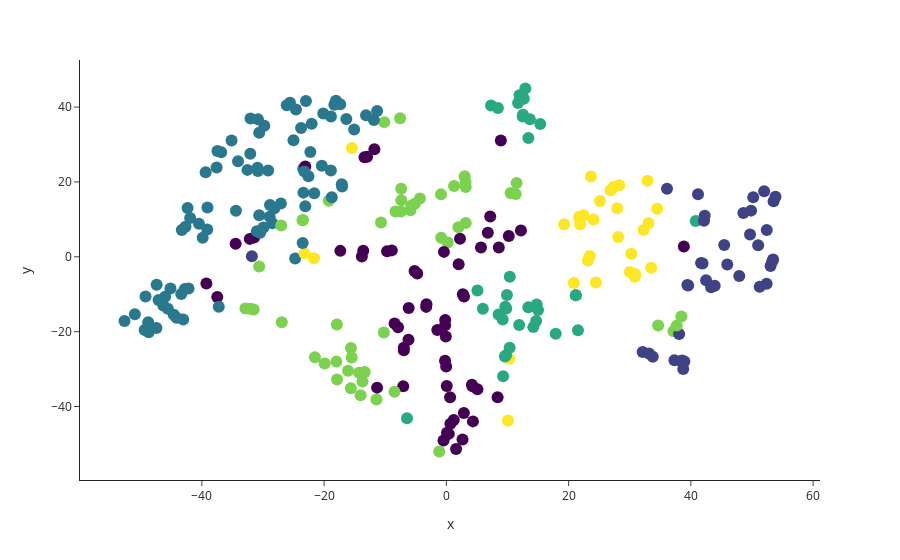

This figure's notebook cell:
### Code cell
import textwrap
mywrap = lambda x: textwrap.wrap(x, width=60)
tsne_sample_df['review'] = tsne_sample_df['review'].apply(lambda x: x if type(x) == str else '')
tsne_sample_df['review_wrap'] = tsne_sample_df['review'].apply(lambda x: '<br>'.join(mywrap(x)))
import plotly.express as px
review_fig = px.scatter(tsne_sample_df, x='x', y='y', color='cluster',
                        hover_data=['review_wrap'], template='simple_white')
# Remove the colorbar
review_fig.update(layout_coloraxis_showscale=False)
# Make the points larger
review_fig.update_traces(marker=dict(size=12),selector=dict(mode='markers'))
review_fig.show()

### Figure 1 — Plotly figure (JSON) as saved in the notebook; plotly's stock layout.template omitted (floating-point values rounded to 4 significant figures; data arrays with more than 128 entries replaced by an {"elided": "..."} marker saying what was removed)
{"data": [{"customdata": {"elided": "300x1 str values"}, "hovertemplate": "x=%{x}<br>y=%{y}<br>review_wrap=%{customdata[0]}<br>cluster=%{marker.color}<extra></extra>", "legendgroup": "", "marker": {"color": {"elided": "300 int values"}, "coloraxis": "coloraxis", "size": 12, "symbol": "circle"}, "mode": "markers", "name": "", "orientation": "v", "showlegend": false, "type": "scatter", "x": {"elided": "300 float values"}, "xaxis": "x", "y": {"elided": "300 float values"}, "yaxis": "y"}], "layout": {"coloraxis": {"colorbar": {"title": {"text": "cluster"}}, "colorscale": [[0, "#440154"], [0.1111, "#482878"], [0.2222, "#3e4989"], [0.3333, "#31688e"], [0.4444, "#26828e"], [0.5556, "#1f9e89"], [0.6667, "#35b779"], [0.7778, "#6ece58"], [0.8889, "#b5de2b"], [1, "#fde725"]], "showscale": false}, "legend": {"tracegroupgap": 0}, "margin": {"t": 60}, "xaxis": {"anchor": "y", "domain": [0, 1], "title": {"text": "x"}}, "yaxis": {"anchor": "x", "domain": [0, 1], "title": {"text": "y"}}}}
